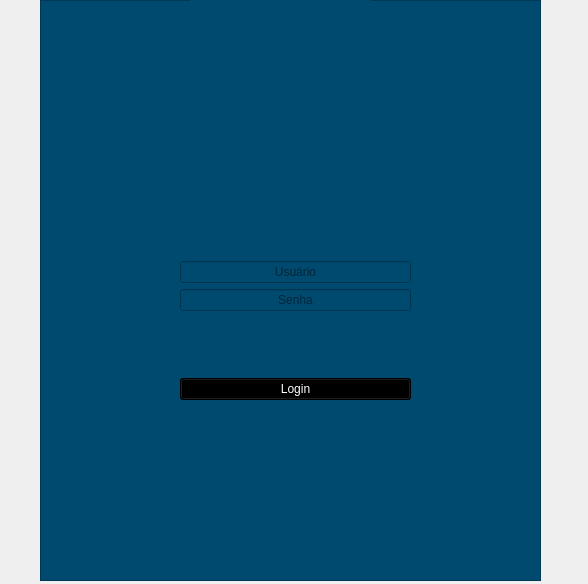
<?xml version="1.0" encoding="UTF-8"?>
<ui version="4.0">
 <class>Login</class>
 <widget class="QWidget" name="Login">
  <property name="geometry">
   <rect>
    <x>0</x>
    <y>0</y>
    <width>588</width>
    <height>584</height>
   </rect>
  </property>
  <property name="windowTitle">
   <string>Form</string>
  </property>
  <property name="styleSheet">
   <string notr="true">background-color: rgb(0. 255, 255);</string>
  </property>
  <widget class="QFrame" name="frame">
   <property name="geometry">
    <rect>
     <x>40</x>
     <y>0</y>
     <width>501</width>
     <height>581</height>
    </rect>
   </property>
   <property name="styleSheet">
    <string notr="true">background-color :rgb(0, 74, 112);</string>
   </property>
   <property name="frameShape">
    <enum>QFrame::Shape::StyledPanel</enum>
   </property>
   <property name="frameShadow">
    <enum>QFrame::Shadow::Raised</enum>
   </property>
   <widget class="QLabel" name="label">
    <property name="geometry">
     <rect>
      <x>150</x>
      <y>0</y>
      <width>181</width>
      <height>111</height>
     </rect>
    </property>
    <property name="text">
     <string/>
    </property>
    <property name="pixmap">
     <pixmap>_imgs/icon_title.png</pixmap>
    </property>
    <property name="scaledContents">
     <bool>true</bool>
    </property>
   </widget>
   <widget class="QWidget" name="layoutWidget">
    <property name="geometry">
     <rect>
      <x>140</x>
      <y>200</y>
      <width>231</width>
      <height>261</height>
     </rect>
    </property>
    <layout class="QVBoxLayout" name="verticalLayout_2">
     <item>
      <layout class="QVBoxLayout" name="verticalLayout">
       <item>
        <widget class="QLineEdit" name="txt_user">
         <property name="cursor">
          <cursorShape>SizeAllCursor</cursorShape>
         </property>
         <property name="styleSheet">
          <string notr="true"/>
         </property>
         <property name="text">
          <string/>
         </property>
         <property name="alignment">
          <set>Qt::AlignmentFlag::AlignCenter</set>
         </property>
         <property name="placeholderText">
          <string>Usuário</string>
         </property>
        </widget>
       </item>
       <item>
        <widget class="QLineEdit" name="txt_password">
         <property name="text">
          <string/>
         </property>
         <property name="echoMode">
          <enum>QLineEdit::EchoMode::Password</enum>
         </property>
         <property name="alignment">
          <set>Qt::AlignmentFlag::AlignCenter</set>
         </property>
         <property name="placeholderText">
          <string>Senha</string>
         </property>
        </widget>
       </item>
      </layout>
     </item>
     <item>
      <widget class="QPushButton" name="btn_login">
       <property name="cursor">
        <cursorShape>PointingHandCursor</cursorShape>
       </property>
       <property name="styleSheet">
        <string notr="true">QPushButton{

      background-color: rgb(0, 0, 0);
      color: rgb(255, 255, 255);
      border-radiu: 15px;
      transition: 0.5s;

}
</string>
       </property>
       <property name="text">
        <string>Login</string>
       </property>
      </widget>
     </item>
    </layout>
   </widget>
  </widget>
 </widget>
 <resources/>
 <connections/>
</ui>
